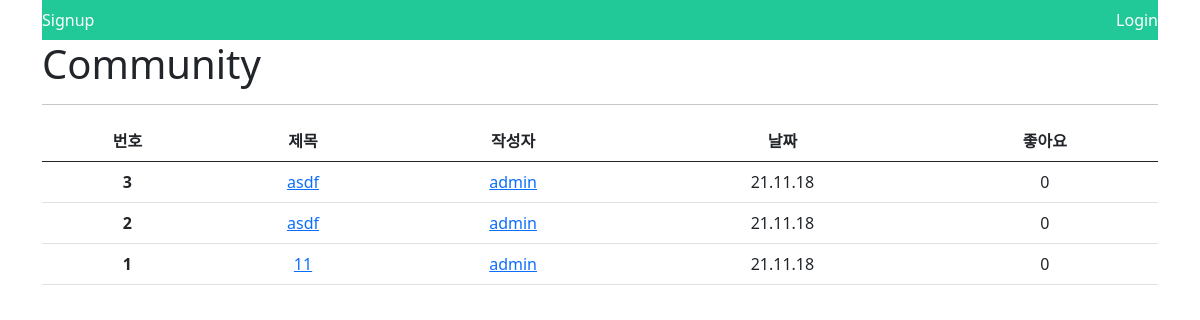
The app's page /community/, older data.
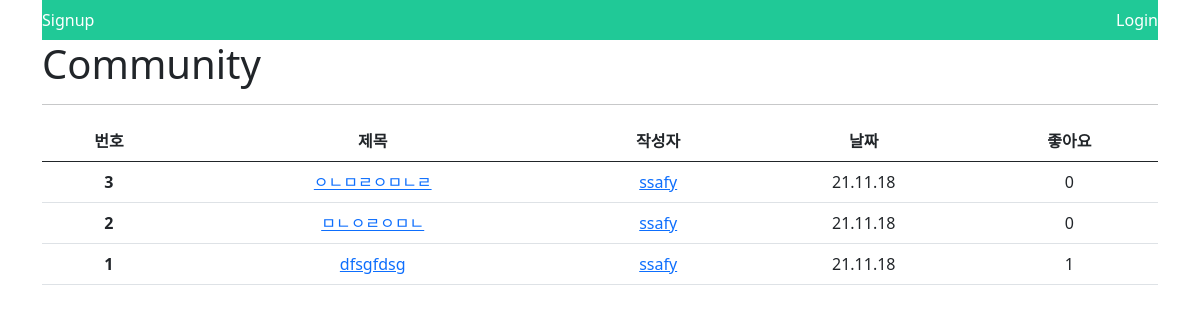
The same page, newer data.
### community/models.py (models this page shows, shortened)
class Review(models.Model):
    title = models.CharField(max_length=100)
    movie = models.ForeignKey(Movie, on_delete=models.CASCADE)
    rank = models.IntegerField(choices=RANK)
    content = models.TextField()
    created_at = models.DateTimeField(auto_now_add=True)
    updated_at = models.DateTimeField(auto_now=True)
    user = models.ForeignKey(settings.AUTH_USER_MODEL, on_delete=models.CASCADE)
    like_users = models.ManyToManyField(settings.AUTH_USER_MODEL, related_name='like_reviews')

### accounts/models.py (models this page shows)
class User(AbstractUser):
    followings = models.ManyToManyField('self', symmetrical=False, related_name='followers')

### community/views.py (the view)
# urls.py: path('', views.index, name='index'),
@require_GET
def index(request):
    reviews = Review.objects.select_related('user').prefetch_related('like_users').order_by('-pk')
    context = {
        'reviews': reviews,
    }
    return render(request, 'community/index.html', context)

### community/templates/community/index.html (shortened to what this page needs)
{% extends 'base.html' %}
{% block content %}
  <h1>Community</h1>
  <hr>
  <table class="table">
    <thead>
      <tr class="text-center">
        <th scope="col">번호</th>
        <th scope="col">제목</th>
        <th scope="col">작성자</th>
        <th scope="col">날짜</th>
        <th scope="col">좋아요</th>
      </tr>
    </thead>
    <tbody>
      {% for review in reviews %}
        <tr class="text-center">
          <th scope="row">{{ review.pk }}</th>
          <td><a href="{% url 'community:detail' review.pk %}">{{ review.title }}</a></td>
          <td><a href="{% url 'accounts:profile' review.user.username %}">{{ review.user }}</a></td>
          <td>{{ review.created_at | date:'y.m.d' }}</td>
          <td id="like-cnt">{{ review.like_users.all|length }}</td>
        </tr>
      {% endfor %}
    </tbody>
  </table>
{% endblock %}

Row changes from the older to the newer data that the page shows:
changed Review id 3: title "asdf" → "ㅇㄴㅁㄹㅇㅁㄴㄹ"; user "admin" → "ssafy"
changed Review id 2: title "asdf" → "ㅁㄴㅇㄹㅇㅁㄴ"; user "admin" → "ssafy"
changed Review id 1: title "11" → "dfsgfdsg"; user "admin" → "ssafy"; like_users.all|length "0" → "1"
